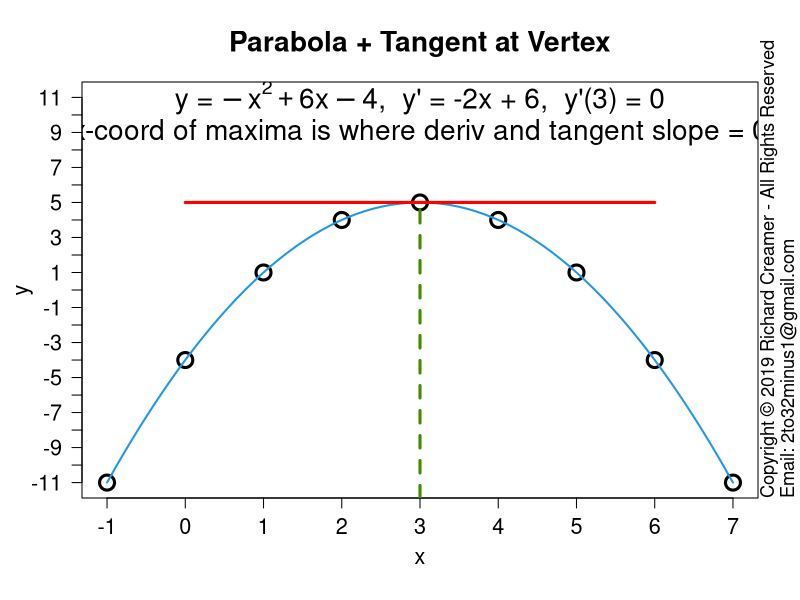

The R source for this figure:
##############################################################
### Copyright (c) Richard Creamer 2019 - All Rights Reserved
### Inquiries: email 2to32minus1@gmail.com
##############################################################

### Globals
fontScale = 1.2    # Global font size variable
lf        = 1.2    # Enlarge font of plot labels
verbose   = FALSE  # Verbose printing
lw        = 2      # Line width
xMargin   = 1      # X-axis margin for plots
yMargin   = 1      # Y-axis margin for plots
de        = 0.01   # Small constant for estimating derivatives numerically
smlPts    = 1      # Small  data point/circle
medPts    = 1.5    # Medium data point/circle
lrgPts    = 2.0    # Large  data point/circle

### Run this function to generate this plot
runFunc = function() {
	dw = 1000
	dh = 750	
	path = "D:/Code/R/LeastSquaresPlay/PlotsAndAssocCode/Plot69/"
	savePngVerbose( paste(path, "Plot69.png", sep=""), plotInvParabolaWithVertexTangent, w=dw, h=dw, un="px" )
}

### Plot inverted parabola with a tangent line at vertex
plotInvParabolaWithVertexTangent = function() {
	f = function( x ) { return( -(x-3)*(x-3) + 5 ) }
	x = -1:7
	y = f(x)
	xLimits = c( min(x), max(x) )
	yLimits = c( min(y), max(y) + 6 )
	plot( x, y, axes=FALSE, ylim=yLimits, xlim=xLimits, main="Parabola + Tangent at Vertex", cex.lab=lf,
		  xlab="", ylab="", cex=lrgPts, lwd=lw+1, cex.main=1.4*fontScale, cex.axis=1.3 )
	addAxisLabels()	
	
	axis( side=1, at=xLimits[1]:xLimits[2], cex.axis=1.3 )
	axis( side=2, at=yLimits[1]:yLimits[2], las=2, cex.axis=1.3 )
	box()
	xVertex = 3
	yVertex = f( xVertex )
	xs = seq( x[1], x[length(x)], length.out=500 )
	ys = f(xs)
	lines( xs, ys, col=4, lwd=lw )
	lines( c( xVertex - 3, xVertex + 3), c( yVertex, yVertex ), col="red", lwd=lw+1 )
	lines( c(3,3), c(gpl()$yLim[1],f(3)), col="chartreuse4", lwd=lw+1, lty=2 )
	eqText = expression( paste( "y = ", -x^2 + 6*x - 4, ",  y' = -2x + 6,  y'(3) = 0" ) )
	text( 3, 11, eqText, cex=1.4*fontScale )
	text( 3, 9, "x-coord of maxima is where deriv and tangent slope = 0", cex=1.4*fontScale )
}

### Get Plot Limits : gpl()$xLim[1] --> left x-coord
gpl = function() {
	u = par( "usr" )
	return( list( xLim=u[1:2], yLim=u[3:4] ) )
}

### Convience method to add x/y axis labels
addAxisLabels = function( xLabel="x", yLabel="y", cexVal=1.3 ) {
	mtext( text=xLabel, side=1, line=2.5, cex=cexVal )
	mtext( text=yLabel, side=2, line=2.5, cex=cexVal )
}

### Save to PNG file, specify width and height
savePngVerbose = function( path, plotFunc, w=512, h=512, un="px", doCopyright=TRUE, ... ) {
	png( filename = path, type="cairo", units=un, width=w, height=h, pointsize=12, res=96 )
	plotFunc( ... )
	if ( doCopyright )
		addCopyright()
	dev.off()
}

### Add copyright notice to plot via text()
addCopyright = function() {
	mtext( "Copyright \uA9 2019 Richard Creamer - All Rights Reserved", side=4, line=0, adj=0, cex=1.1 )
	mtext( "Email: 2to32minus1@gmail.com", side=4, line=1, adj=0, cex=1.1 )
}

runFunc() 
